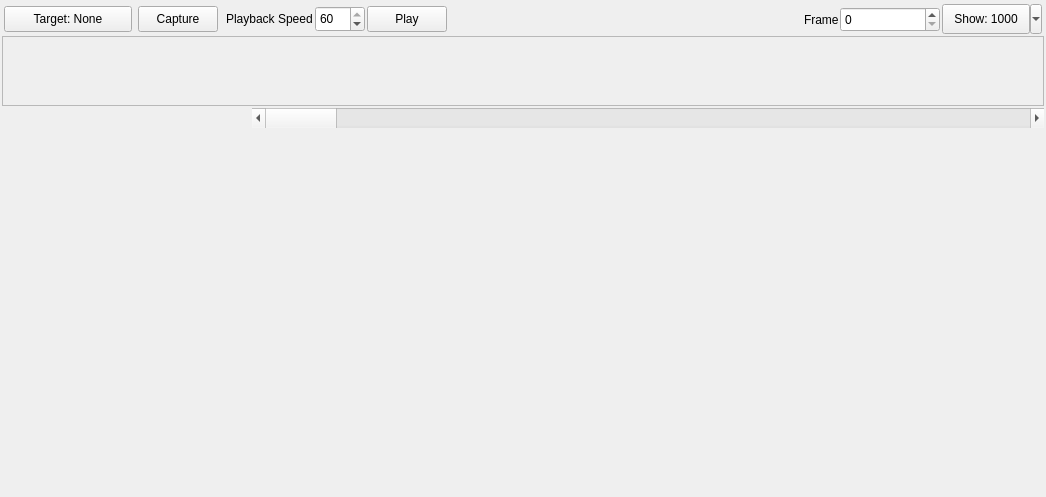
<?xml version="1.0" encoding="UTF-8"?>
<ui version="4.0">
 <class>DrillerCaptureWindow</class>
 <widget class="QDockWidget" name="DrillerCaptureWindow">
  <property name="geometry">
   <rect>
    <x>0</x>
    <y>0</y>
    <width>1046</width>
    <height>497</height>
   </rect>
  </property>
  <property name="sizePolicy">
   <sizepolicy hsizetype="Preferred" vsizetype="Expanding">
    <horstretch>0</horstretch>
    <verstretch>0</verstretch>
   </sizepolicy>
  </property>
  <property name="minimumSize">
   <size>
    <width>677</width>
    <height>177</height>
   </size>
  </property>
  <property name="windowIcon">
   <iconset resource="../../../../Framework/AzToolsFramework/AzToolsFramework/UI/LegacyFramework/Resources/sharedResources.qrc">
    <normaloff>:/general/hex_profiler_icon</normaloff>:/general/hex_profiler_icon</iconset>
  </property>
  <property name="autoFillBackground">
   <bool>true</bool>
  </property>
  <property name="styleSheet">
   <string notr="true"/>
  </property>
  <property name="features">
   <set>QDockWidget::NoDockWidgetFeatures</set>
  </property>
  <property name="allowedAreas">
   <set>Qt::BottomDockWidgetArea|Qt::TopDockWidgetArea</set>
  </property>
  <property name="windowTitle">
   <string>Driller</string>
  </property>
  <widget class="QWidget" name="centralwidget">
   <property name="autoFillBackground">
    <bool>false</bool>
   </property>
   <property name="styleSheet">
    <string notr="true"/>
   </property>
   <layout class="QVBoxLayout" name="verticalLayout">
    <property name="spacing">
     <number>0</number>
    </property>
    <property name="leftMargin">
     <number>2</number>
    </property>
    <property name="topMargin">
     <number>2</number>
    </property>
    <property name="rightMargin">
     <number>2</number>
    </property>
    <property name="bottomMargin">
     <number>2</number>
    </property>
    <item>
     <layout class="QHBoxLayout" name="horizontalLayout">
      <property name="leftMargin">
       <number>2</number>
      </property>
      <property name="topMargin">
       <number>2</number>
      </property>
      <property name="rightMargin">
       <number>2</number>
      </property>
      <property name="bottomMargin">
       <number>2</number>
      </property>
      <item>
       <widget class="QFrame" name="targetFrame">
        <property name="frameShape">
         <enum>QFrame::NoFrame</enum>
        </property>
        <property name="frameShadow">
         <enum>QFrame::Plain</enum>
        </property>
        <layout class="QHBoxLayout" name="horizontalLayout_5">
         <property name="leftMargin">
          <number>0</number>
         </property>
         <property name="topMargin">
          <number>2</number>
         </property>
         <property name="rightMargin">
          <number>2</number>
         </property>
         <property name="bottomMargin">
          <number>2</number>
         </property>
         <item>
          <widget class="AzToolsFramework::TargetSelectorButton" name="targetButton">
           <property name="sizePolicy">
            <sizepolicy hsizetype="Preferred" vsizetype="Preferred">
             <horstretch>0</horstretch>
             <verstretch>0</verstretch>
            </sizepolicy>
           </property>
           <property name="minimumSize">
            <size>
             <width>128</width>
             <height>0</height>
            </size>
           </property>
           <property name="toolTip">
            <string>Select the target Application to be profiled.</string>
           </property>
           <property name="text">
            <string>Target: None</string>
           </property>
          </widget>
         </item>
         <item>
          <widget class="QPushButton" name="captureButton">
           <property name="sizePolicy">
            <sizepolicy hsizetype="Fixed" vsizetype="Preferred">
             <horstretch>0</horstretch>
             <verstretch>0</verstretch>
            </sizepolicy>
           </property>
           <property name="minimumSize">
            <size>
             <width>80</width>
             <height>0</height>
            </size>
           </property>
           <property name="maximumSize">
            <size>
             <width>60</width>
             <height>16777215</height>
            </size>
           </property>
           <property name="toolTip">
            <string>Begin capturing Application data</string>
           </property>
           <property name="text">
            <string>Capture</string>
           </property>
           <property name="shortcut">
            <string>C</string>
           </property>
           <property name="checkable">
            <bool>true</bool>
           </property>
          </widget>
         </item>
        </layout>
       </widget>
      </item>
      <item>
       <widget class="QFrame" name="frameFPS">
        <property name="frameShape">
         <enum>QFrame::NoFrame</enum>
        </property>
        <property name="frameShadow">
         <enum>QFrame::Plain</enum>
        </property>
        <property name="lineWidth">
         <number>0</number>
        </property>
        <layout class="QHBoxLayout" name="horizontalLayout_2">
         <property name="spacing">
          <number>2</number>
         </property>
         <property name="leftMargin">
          <number>6</number>
         </property>
         <property name="topMargin">
          <number>2</number>
         </property>
         <property name="rightMargin">
          <number>2</number>
         </property>
         <property name="bottomMargin">
          <number>2</number>
         </property>
         <item>
          <widget class="QLabel" name="label">
           <property name="sizePolicy">
            <sizepolicy hsizetype="Maximum" vsizetype="Preferred">
             <horstretch>0</horstretch>
             <verstretch>0</verstretch>
            </sizepolicy>
           </property>
           <property name="maximumSize">
            <size>
             <width>16777215</width>
             <height>16777215</height>
            </size>
           </property>
           <property name="text">
            <string>Playback Speed</string>
           </property>
           <property name="wordWrap">
            <bool>true</bool>
           </property>
          </widget>
         </item>
         <item>
          <widget class="QSpinBox" name="fpsBox">
           <property name="sizePolicy">
            <sizepolicy hsizetype="Maximum" vsizetype="Preferred">
             <horstretch>0</horstretch>
             <verstretch>0</verstretch>
            </sizepolicy>
           </property>
           <property name="minimumSize">
            <size>
             <width>50</width>
             <height>0</height>
            </size>
           </property>
           <property name="toolTip">
            <string>Playback FPS</string>
           </property>
           <property name="minimum">
            <number>1</number>
           </property>
           <property name="maximum">
            <number>60</number>
           </property>
           <property name="value">
            <number>60</number>
           </property>
          </widget>
         </item>
        </layout>
       </widget>
      </item>
      <item>
       <widget class="QPushButton" name="playButton">
        <property name="sizePolicy">
         <sizepolicy hsizetype="Fixed" vsizetype="Preferred">
          <horstretch>0</horstretch>
          <verstretch>0</verstretch>
         </sizepolicy>
        </property>
        <property name="minimumSize">
         <size>
          <width>80</width>
          <height>0</height>
         </size>
        </property>
        <property name="maximumSize">
         <size>
          <width>80</width>
          <height>26</height>
         </size>
        </property>
        <property name="toolTip">
         <string/>
        </property>
        <property name="text">
         <string>Play</string>
        </property>
        <property name="shortcut">
         <string>Space</string>
        </property>
        <property name="checkable">
         <bool>true</bool>
        </property>
       </widget>
      </item>
      <item>
       <spacer name="horizontalSpacer_3">
        <property name="orientation">
         <enum>Qt::Horizontal</enum>
        </property>
        <property name="sizeHint" stdset="0">
         <size>
          <width>0</width>
          <height>30</height>
         </size>
        </property>
       </spacer>
      </item>
      <item>
       <widget class="QFrame" name="frame">
        <property name="frameShape">
         <enum>QFrame::NoFrame</enum>
        </property>
        <property name="frameShadow">
         <enum>QFrame::Plain</enum>
        </property>
        <layout class="QHBoxLayout" name="horizontalLayout_3">
         <property name="spacing">
          <number>1</number>
         </property>
         <property name="leftMargin">
          <number>2</number>
         </property>
         <property name="topMargin">
          <number>3</number>
         </property>
         <property name="rightMargin">
          <number>2</number>
         </property>
         <property name="bottomMargin">
          <number>2</number>
         </property>
         <item>
          <widget class="QLabel" name="label_2">
           <property name="text">
            <string>Frame</string>
           </property>
          </widget>
         </item>
         <item>
          <widget class="QSpinBox" name="frameScrubberBox">
           <property name="sizePolicy">
            <sizepolicy hsizetype="Maximum" vsizetype="Preferred">
             <horstretch>0</horstretch>
             <verstretch>0</verstretch>
            </sizepolicy>
           </property>
           <property name="minimumSize">
            <size>
             <width>100</width>
             <height>0</height>
            </size>
           </property>
           <property name="toolTip">
            <string>Scrubbed Frame</string>
           </property>
           <property name="minimum">
            <number>0</number>
           </property>
           <property name="maximum">
            <number>100000</number>
           </property>
           <property name="value">
            <number>0</number>
           </property>
          </widget>
         </item>
        </layout>
       </widget>
      </item>
      <item>
       <widget class="QToolButton" name="quantityButton">
        <property name="sizePolicy">
         <sizepolicy hsizetype="Maximum" vsizetype="Preferred">
          <horstretch>0</horstretch>
          <verstretch>0</verstretch>
         </sizepolicy>
        </property>
        <property name="minimumSize">
         <size>
          <width>100</width>
          <height>0</height>
         </size>
        </property>
        <property name="toolTip">
         <string>The number of frames visible in the graphs</string>
        </property>
        <property name="text">
         <string>Show: 1000</string>
        </property>
        <property name="iconSize">
         <size>
          <width>72</width>
          <height>32</height>
         </size>
        </property>
        <property name="popupMode">
         <enum>QToolButton::MenuButtonPopup</enum>
        </property>
        <property name="toolButtonStyle">
         <enum>Qt::ToolButtonTextOnly</enum>
        </property>
       </widget>
      </item>
      <item>
       <widget class="QWidget" name="dockWidgetContents_4" native="true"/>
      </item>
     </layout>
    </item>
    <item>
     <widget class="AzToolsFramework::AZAutoSizingScrollArea" name="scrollArea">
      <property name="sizePolicy">
       <sizepolicy hsizetype="Expanding" vsizetype="Maximum">
        <horstretch>0</horstretch>
        <verstretch>0</verstretch>
       </sizepolicy>
      </property>
      <property name="verticalScrollBarPolicy">
       <enum>Qt::ScrollBarAsNeeded</enum>
      </property>
      <property name="horizontalScrollBarPolicy">
       <enum>Qt::ScrollBarAsNeeded</enum>
      </property>
      <property name="sizeAdjustPolicy">
       <enum>QAbstractScrollArea::AdjustIgnored</enum>
      </property>
      <property name="widgetResizable">
       <bool>true</bool>
      </property>
      <property name="alignment">
       <set>Qt::AlignJustify|Qt::AlignTop</set>
      </property>
      <widget class="QWidget" name="scrollAreaWidgetContents">
       <property name="geometry">
        <rect>
         <x>0</x>
         <y>0</y>
         <width>1040</width>
         <height>16</height>
        </rect>
       </property>
       <property name="sizePolicy">
        <sizepolicy hsizetype="Expanding" vsizetype="Maximum">
         <horstretch>0</horstretch>
         <verstretch>0</verstretch>
        </sizepolicy>
       </property>
       <layout class="QVBoxLayout" name="channelLayout">
        <property name="spacing">
         <number>3</number>
        </property>
        <property name="sizeConstraint">
         <enum>QLayout::SetNoConstraint</enum>
        </property>
        <property name="leftMargin">
         <number>0</number>
        </property>
        <property name="topMargin">
         <number>0</number>
        </property>
        <property name="rightMargin">
         <number>0</number>
        </property>
        <property name="bottomMargin">
         <number>3</number>
        </property>
       </layout>
      </widget>
     </widget>
    </item>
    <item>
     <widget class="QFrame" name="frame_2">
      <property name="sizePolicy">
       <sizepolicy hsizetype="Preferred" vsizetype="Preferred">
        <horstretch>0</horstretch>
        <verstretch>0</verstretch>
       </sizepolicy>
      </property>
      <property name="frameShape">
       <enum>QFrame::NoFrame</enum>
      </property>
      <property name="frameShadow">
       <enum>QFrame::Raised</enum>
      </property>
      <property name="lineWidth">
       <number>0</number>
      </property>
      <layout class="QHBoxLayout" name="horizontalLayout_4">
       <property name="spacing">
        <number>0</number>
       </property>
       <property name="leftMargin">
        <number>0</number>
       </property>
       <property name="topMargin">
        <number>2</number>
       </property>
       <property name="rightMargin">
        <number>0</number>
       </property>
       <property name="bottomMargin">
        <number>14</number>
       </property>
       <item>
        <spacer name="horizontalSpacer">
         <property name="orientation">
          <enum>Qt::Horizontal</enum>
         </property>
         <property name="sizeType">
          <enum>QSizePolicy::Fixed</enum>
         </property>
         <property name="sizeHint" stdset="0">
          <size>
           <width>250</width>
           <height>20</height>
          </size>
         </property>
        </spacer>
       </item>
       <item>
        <widget class="QScrollBar" name="controlScrollBar">
         <property name="sizePolicy">
          <sizepolicy hsizetype="Minimum" vsizetype="Preferred">
           <horstretch>0</horstretch>
           <verstretch>0</verstretch>
          </sizepolicy>
         </property>
         <property name="orientation">
          <enum>Qt::Horizontal</enum>
         </property>
        </widget>
       </item>
      </layout>
     </widget>
    </item>
    <item>
     <widget class="Driller::CombinedEventsControl" name="combinedEventsWidget" native="true">
      <property name="sizePolicy">
       <sizepolicy hsizetype="Expanding" vsizetype="Fixed">
        <horstretch>0</horstretch>
        <verstretch>0</verstretch>
       </sizepolicy>
      </property>
      <property name="minimumSize">
       <size>
        <width>0</width>
        <height>0</height>
       </size>
      </property>
      <property name="autoFillBackground">
       <bool>true</bool>
      </property>
     </widget>
    </item>
    <item>
     <spacer name="verticalSpacer">
      <property name="orientation">
       <enum>Qt::Vertical</enum>
      </property>
      <property name="sizeType">
       <enum>QSizePolicy::MinimumExpanding</enum>
      </property>
      <property name="sizeHint" stdset="0">
       <size>
        <width>0</width>
        <height>0</height>
       </size>
      </property>
     </spacer>
    </item>
   </layout>
  </widget>
  <action name="actionCapture">
   <property name="text">
    <string>Capture</string>
   </property>
   <property name="toolTip">
    <string>Start Capturing Data From the Active Drills</string>
   </property>
   <property name="shortcut">
    <string>C</string>
   </property>
  </action>
  <action name="actionFreeze">
   <property name="text">
    <string>Freeze</string>
   </property>
   <property name="toolTip">
    <string>Stop Capturing From the Drills and Freeze the Data</string>
   </property>
   <property name="shortcut">
    <string>S</string>
   </property>
  </action>
  <action name="actionClose">
   <property name="text">
    <string>Close Current File</string>
   </property>
   <property name="shortcut">
    <string>Ctrl+F4</string>
   </property>
  </action>
 </widget>
 <customwidgets>
  <customwidget>
   <class>Driller::CombinedEventsControl</class>
   <extends>QWidget</extends>
   <header>combinedeventscontrol.hxx</header>
   <container>1</container>
  </customwidget>
  <customwidget>
   <class>AzToolsFramework::AZAutoSizingScrollArea</class>
   <extends>QScrollArea</extends>
   <header>AzToolsFramework/UI/UICore/AZAutoSizingScrollArea.hxx</header>
   <container>1</container>
  </customwidget>
  <customwidget>
   <class>AzToolsFramework::TargetSelectorButton</class>
   <extends>QPushButton</extends>
   <header>AzToolsFramework/UI/UICore/TargetSelectorButton.hxx</header>
  </customwidget>
 </customwidgets>
 <tabstops>
  <tabstop>fpsBox</tabstop>
  <tabstop>frameScrubberBox</tabstop>
 </tabstops>
 <resources>
  <include location="../../../../Framework/AzToolsFramework/AzToolsFramework/UI/LegacyFramework/Resources/sharedResources.qrc"/>
 </resources>
 <connections/>
</ui>
